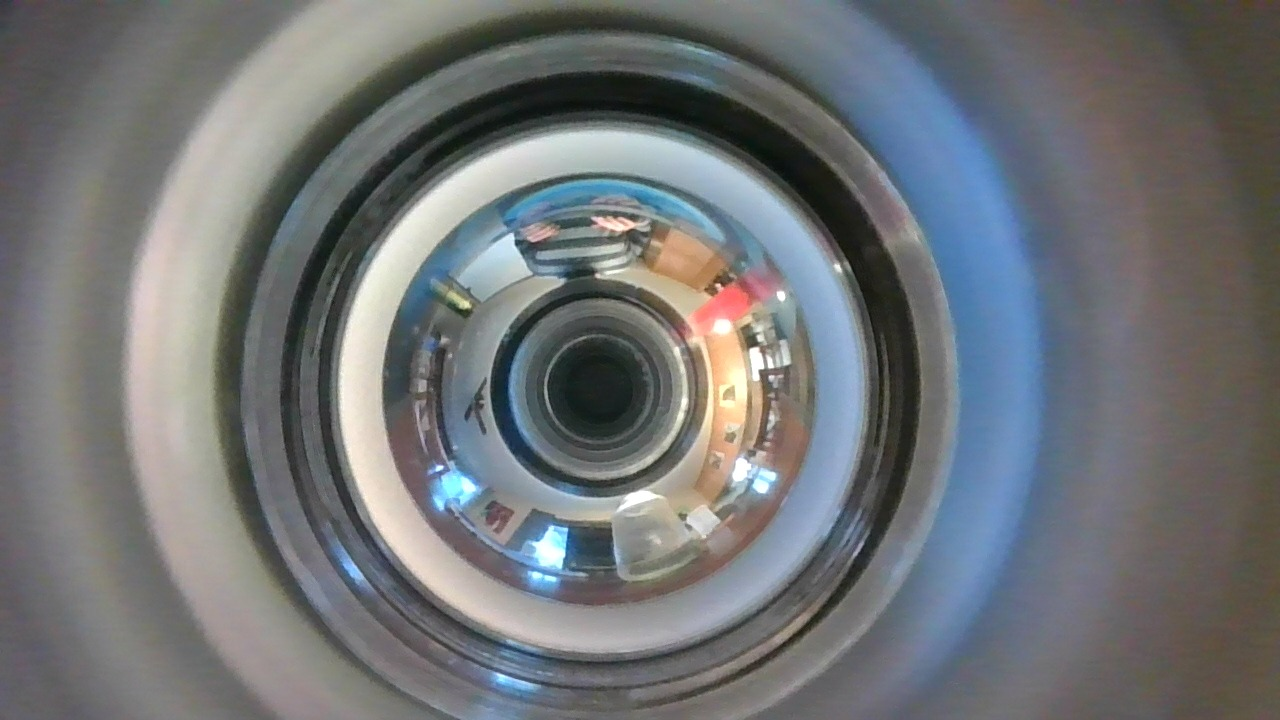
#> input picture Autonomous/code/Vision/360.jpg, 1280 x 720 px
$ python dewarp_img.py   (Python 2 division)
#> lines starting #> are read from the running program, lines starting #| are printed output that depends on the picture
import cv2
import numpy as np
import matplotlib.pyplot as plt
import time

# build the mapping
def buildMap(Ws,Hs,Wd,Hd,R1,R2,Cx,Cy):
    mapx = np.zeros((Hd,Wd),np.float32)
    mapy = np.zeros((Hd,Wd),np.float32)
    wd = 1. / float(Wd)
    hd = 1. / float(Hd)
    for y in range(0,int(Hd-1)):
        for x in range(0,int(Wd-1)):
            r = (float(y) * hd)*(R2-R1)+R1
            theta = (float(x) * wd)*2.0*np.pi
            xS = Cx+r*np.sin(theta)
            yS = Cy+r*np.cos(theta)
            mapx[y,x] = int(xS)
            mapy[y,x] = int(yS)
    np.savez('cammap', mapx=mapx, mapy=mapy)
    return mapx, mapy

img = cv2.imread('360.jpg')
#> img is the input picture: shape (720, 1280, 3); mean B, G, R 118, 115.8, 112.8
makeMap = False
if makeMap:
    # center of the "donut"
    Cx = 600
    Cy = 390
    # Inner donut radius
    R1 = 120
    # outer donut radius
    R2 = 220
    # our input and output image siZes
    Wd = np.int32(2.0*((R2+R1)/2)*np.pi)
    Hd = (R2-R1)
    Ws = 1280
    Hs = 720
    # build the pixel map, this could be sped up
    print "BUILDING MAP!"
    tic = time.time()
    xmap,ymap = buildMap(Ws,Hs,Wd,Hd,R1,R2,Cx,Cy)
    print time.time() - tic
    print "MAP DONE!"
else:
    maps = np.load('cammap.npz')
#> (reads Autonomous/code/Vision/cammap.npz from the repository)
    print maps.files
    xmap = maps['mapx']
    ymap = maps['mapy']

result = cv2.remap(img,xmap,ymap,cv2.INTER_LINEAR)  # 0.07 sec for 1280x720 and 640x360... hopefully debug overhead
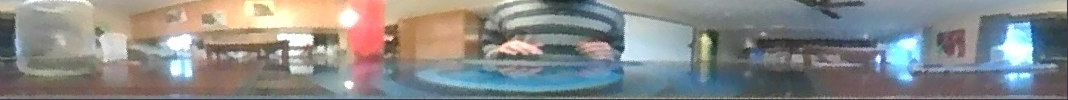
#> result: shape (100, 1068, 3); mean B, G, R 136.3, 137.6, 136.7

cv2.imshow("unwarped", result)
cv2.imshow("warped", img)

plt.figure(1)
plt.subplot(211)
plt.imshow(xmap)
plt.subplot(212)
plt.imshow(ymap)
plt.show()
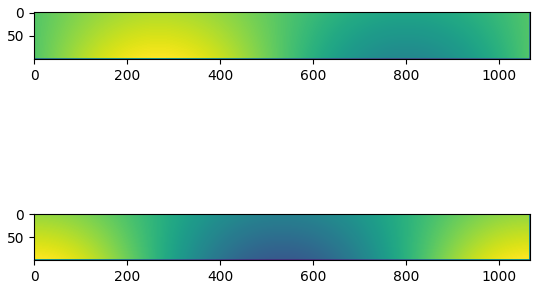
#> figure drawn by matplotlib, 2 panels
